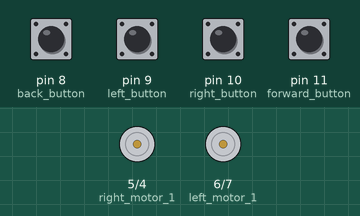
This sketch was run on a simulated Arduino Uno, built with avr-gcc and run on an emulated ATmega328P. Shown: motor-driver pin pairs drawn as motors (green arrow = first pin HIGH = forward, orange = second pin HIGH = backward, longer = more drive). Inputs (shaded band) come from the test bench; at power-on: pin 8 (back_button), pin 9 (left_button), pin 10 (right_button), pin 11 (forward_button) LOW.

Above: at 1.2 s.
1.3 s: pin 9 (left_button) pulled HIGH for 0.15 s
At 1.9 s:
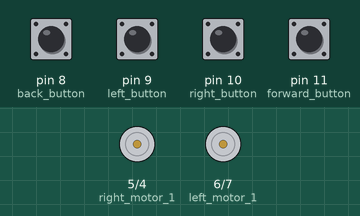
3.0 s: pin 8 (back_button) pulled HIGH for 0.15 s
At 4.3 s:
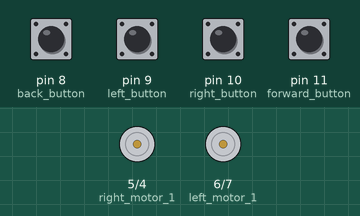
4.7 s: pin 10 (right_button) pulled HIGH for 0.15 s
At 5.6 s:
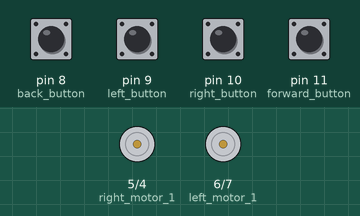
6.4 s: pin 11 (forward_button) pulled HIGH for 0.15 s
At 6.9 s:
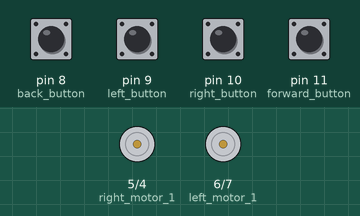
8.1 s: pin 8 (back_button) pulled HIGH for 1 s
At 8.9 s:
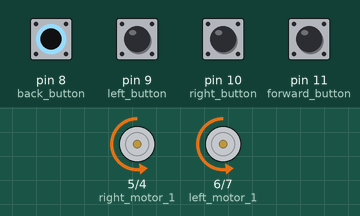
10.6 s: pin 9 (left_button) pulled HIGH for 1 s
At 11.0 s:
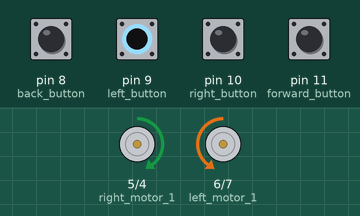
Timing chart, 0 to 13.6 s (numbered marks = the images above; inputs shaded):
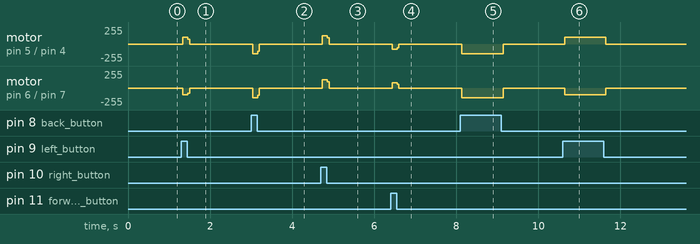

The sketch:

squad-asf_asmaa_mohamed_Arduino_car.ino
```cpp
//Asmaa Mohamed
//motors
int left_motor_1 = 6;
int left_motor_2 = 7;
int right_motor_1 = 5;
int right_motor_2 = 4;

// set push button pins
int back_button = 8; //backwards
int left_button = 9; //backwards
int right_button = 10; //forward
int forward_button = 11; //right

// initialize button states
int back_button_st = 0;
int left_button_st = 0;
int Fwd_button_st = 0;
int right_button_st = 0;
//to stop the car
void stop(){
digitalWrite(left_motor_1, LOW);
  digitalWrite(left_motor_2, LOW);
  digitalWrite(right_motor_1, LOW);
  digitalWrite(right_motor_2, LOW);
}

//Ahmed Nabil
//move forward
void move_forward()
{
  digitalWrite(left_motor_1, HIGH);
  digitalWrite(left_motor_2, LOW);
  digitalWrite(right_motor_1, HIGH);
  digitalWrite(right_motor_2, LOW);

}
//move backward
void move_backward()
{
  digitalWrite(left_motor_1, LOW);
  digitalWrite(left_motor_2, HIGH);
  digitalWrite(right_motor_1, LOW);
  digitalWrite(right_motor_2, HIGH);

}

//move to left
void rotate_left()
{
  digitalWrite(left_motor_1, LOW);
  digitalWrite(left_motor_2, HIGH);
  digitalWrite(right_motor_1, HIGH);
  digitalWrite(right_motor_2, LOW);

}

//move to right
void rotate_right()
{
  digitalWrite(left_motor_1, HIGH);
  digitalWrite(left_motor_2, LOW);
  digitalWrite(right_motor_1, LOW);
  digitalWrite(right_motor_2, HIGH);

}
//Asmaa Mohamed
void setup()
{
  pinMode(left_motor_1, OUTPUT);
  pinMode(left_motor_2, OUTPUT);
  pinMode(right_motor_1, OUTPUT);
  pinMode(right_motor_2, OUTPUT);
  pinMode(back_button,INPUT);
  pinMode(right_button,INPUT);
  pinMode(left_button,INPUT);
  pinMode(forward_button,INPUT);
  Serial.begin(9600);
}
//Ahmed Nabil
void loop()
{
  //back button pushed down (on)
  if (digitalRead(back_button)== HIGH){
    move_backward();
  }
  // right button pushed down (on)
  if (digitalRead(right_button)== HIGH){
    move_forward();
  }
  //left button pushed down (on)
  if (digitalRead(left_button)== HIGH){
    rotate_left();
  }
  // forward button pushed down (on)
  if (digitalRead(forward_button)== HIGH){
    rotate_right();
  }

  stop();

}
```

squad-asf_asmaa_mohamed_c_programming__pyramid.c
```cpp
#include <stdio.h>

int pyramid(int rows)
{
     int i, j;
    char shape[rows+1];


    printf("Enter Number of Rows from 2 to 5 : ");
    scanf("%d", &rows);
      if( (rows<=5) & (rows>=2) )
    for(i=1; i<=rows; i++)
    {
        for(j=i; j<rows; j++)
        {
            printf(" ");
            shape[rows+1+1]=' ';
        }

        for(j=1; j<=(2*i-1); j++)
        {
            printf("*");
            shape[rows+1+1]='*';
        }
        printf("\n");
    }

      else if(rows>=0){
        printf("Please Enter Number From 2 to 5 : ");
        return pyramid(rows);
      }
}

int main()
{
      int rows;
      pyramid( rows);
    return 0;
}
```

squad-asf_asmaa_mohamed_c_programming__pyramid_version2.c
```cpp
#include <stdio.h>

int pyramid(int rows)
{
     int i, j;
    char shape[rows+1];
     while (1)
  {
    printf("Enter Number of Rows from 2 to 5 : ");
    scanf("%d", &rows);
      if( (rows<=5) & (rows>=2) )
    for(i=1; i<=rows; i++)
    {
        for(j=i; j<rows; j++)
        {
            printf(" ");
            shape[rows+1+1]=' ';
        }

        for(j=1; j<=(2*i-1); j++)
        {
            printf("*");
            shape[rows+1+1]='*';
        }
        printf("\n");
    }

      else if(rows<=0)
      {
        printf("Try Again \n");
        return pyramid(rows);
      }
    }
}


int main()
{

      int rows;
      pyramid( rows);
    return 0;
}
```

squad-asf_asmaa_mohamed_c_programming__shapes.c
```cpp
#include <stdio.h>
#include <stdlib.h>
#include <math.h>
//for store shapes'height
struct shapes
{
    int height;
};
//function to draw circle
int circle(int n)
{
    int col,row;
        printf("Enter Number of Diameter from 3 to 5 :  ");
        scanf("%d" , &n);
        printf("==========================================\n");
        if((n<=5) && (n>=3))

        for(row = 1; row <= n;  row++)
        {
            for(col = 1; col <= n; col++)
            {
                if((row == 1 && row != col && col != n) || (row == n && row != col && col != 1) || (col == 1 && row != n && col != row) || (col == n && row != 1 && row != n))
                {
                    printf("* ");
                }
                else
                {
                    printf("  ");
                }
            }
            printf("\n");
          }
        else if(n<=2 || n>5)
        {
           printf("Try Again \n");
           printf("==========================================\n");
           return circle(n);
        }
        printf("==========================================\n");
}
//function to draw pyramid
     int pyramid(int rows)
     {
        int i, j;
        char shape[rows+1];
        printf("Enter Number of Heights from 2 to 5 : ");
        scanf("%d", &rows);
          printf("==========================================\n");
        if( (rows<=5) && (rows>=2) )
        for(i=1; i<=rows; i++)
        {
            for(j=i; j<rows; j++)
            {
                printf(" ");
                shape[rows+1+1]=' ';
            }

            for(j=1; j<=(2*i-1); j++)
            {
                printf("*");
                shape[rows+1+1]='*';
            }
            printf("\n");
        }

        else if(rows<=1 || rows>5)
        {
            printf("Try Again \n");
            return pyramid(rows);
        }
          printf("==========================================\n");
     }
//function to draw square
    int square(int n)
    {
        printf("Enter Number of Heights from 2 to 5 : ");
        scanf("%d",&n);
          printf("==========================================\n");
        if((n<=5) && (n>=2))
        for(int i=0;i<n;i++)
        {
            for(int j=0;j<n;j++)
             {
                 printf("*");
             }
              printf("\n");
        }
        else if(n<2 || n>5)
        {
           printf("Try Again \n");
           printf("==========================================\n");
           return square(n);
        }
          printf("==========================================\n");
    }
//function to draw right triangle
        int rightTriangle(int n)
        {
            printf("Enter Number of Heights from 3 to 5 : ");
            scanf("%d", &n);
            printf("==========================================\n");
            if((n<=5) && (n>=3))

            for(int i=1; i<=n; i++)
            {

                for(int j=1; j<=i; j++)
                {
                    printf("*");
                }
                printf("\n");
            }
            else if(n<2 || n>5)
            {
                printf("Try Again \n");
                printf("==========================================\n");
                return rightTriangle(n);
            }
              printf("==========================================\n");

        }


int main()
{
    while(1){
    struct shapes shape;
    char s;
    printf("1.Draw Circle\n2.Draw Pyramid\n3.Draw Square\n4.Draw Right Triangle\n5.Exit\n");
    printf("Enter The Number Of The Shape You Want : ");
    scanf("%c",&s);


    switch (s)
    {
        case '1':
        circle(shape.height);
        break;
    case '2':
        pyramid(shape.height);
        break;
    case '3':
        square(shape.height);
        break;
    case '4':
        rightTriangle(shape.height);
        break;
    case '5':
        exit(0);
        break;
    default:
        printf("Invaild Error\n");
        break;
    }
    }
}
```

squad-asf_asmaa_mohamed_c_programming_GuessingGame.c
```cpp
#include <stdio.h>
#include<stdlib.h>

int main()
{
    int secretNumber = 5;
    int guess;
    int guessCount = 0;
    int guessLimit = 3;
    int outofGuesses = 0;
    while( guess != secretNumber && outofGuesses == 0)
    {
        if(guessCount < guessLimit)
        {
            printf("Enter a number : ");
            scanf("%d", &guess);
            guessCount++;
        }
        else
        {
            outofGuesses =1;
        }
    }
        if(outofGuesses == 1)
        {
            printf("Out of Gusses");
        }
        else
        {
            printf("You Win!");

        }
    }
```

squad-asf_asmaa_mohamed_c_programming_basic_calculator.c
```cpp
#include<stdio.h>
#include<stdlib.h>

int main()
{
    double num1;
    double num2;
    printf("Enter Your First Number: ");
    scanf("%lf", &num1);
    printf("Enter Your Second Number: ");
    scanf("%lf", &num2);
    printf("Answer: %f ", num1 + num2);
    return 0;

}
```

squad-asf_asmaa_mohamed_c_programming_better_calculator.c
```cpp
#include<stdio.h>
#include<stdlib.h>

int main()
{
    double num1;
    double num2;
    char op;
    printf("Enter Your First Number: ");
    scanf("%lf", &num1);
     printf("Enter Operator: ");
    scanf(" %c", &op);
    printf("Enter Your Second Number: ");
    scanf("%lf", &num2);
    if(op =='+')
    {
         printf("%f" , num1 + num2);
    }
    else if(op =='-')
    {
         printf("%f" , num1 - num2);
    }
    else if(op =='/')
    {
         printf("%f" , num1 / num2);
    }
    else if(op =='*')
    {
         printf("%f" , num1 * num2);
    }
    else{
        printf("Invalid Operator");
    }
    return 0;
}
```

squad-asf_asmaa_mohamed_c_programming_mad_libs.c
```cpp
#include<stdio.h>
#include<stdlib.h>
int main()
    {
      char color[20];
      char pluralNoun[20];
      char celebrityf[20];
      char celebrityl[20];

      printf("Enter a Color: ");
      scanf("%s", color);
      printf("Enter a Plural Noun: ");
      scanf("%s", pluralNoun);
      printf("Enter a Celebrity : ");
      scanf("%s %s", celebrityf ,celebrityl);
      printf("Rose are %s\n", color);
      printf("%s are blue \n",pluralNoun);
      printf("I Love %s %s\n", celebrityf ,celebrityl);
      return 0;

    }
```

squad-asf_asmaa_mohamed_c_programming_sum_average.c
```cpp
#include<stdio.h>
#include<stdlib.h>

int main()
{
    double num1;
    double num2;
    double num3;
    double sum;
    printf("Enter Your First Number: ");
    scanf("%lf", &num1);
    printf("Enter Your Second Number: ");
    scanf("%lf", &num2);
     printf("Enter Your Third Number: ");
    scanf("%lf", &num3);
    sum = num1 + num2 + num3;
    printf("The Result of Summation is : %f\n", sum);
    printf("The Average is : %f",sum/3);
    return 0;

}
```

Measured:
- after the input at 1.3 s, motor on pin 5 (right_motor_1) / pin 4 (right_motor_2): stopped → forward 100/255 at once, → stopped 0.12 s later; motor on pin 6 (left_motor_1) / pin 7 (left_motor_2): stopped → backward 100/255 at once, → stopped 0.12 s later
- after the input at 3.0 s, motor on pin 5 (right_motor_1) / pin 4 (right_motor_2), motor on pin 6 (left_motor_1) / pin 7 (left_motor_2): stopped → backward 145/255 at once, → stopped 0.12 s later
- after the input at 4.7 s, motor on pin 5 (right_motor_1) / pin 4 (right_motor_2), motor on pin 6 (left_motor_1) / pin 7 (left_motor_2): stopped → forward 123/255 at once, → stopped 0.12 s later
- after the input at 6.4 s, motor on pin 5 (right_motor_1) / pin 4 (right_motor_2): stopped → backward 78/255 at once, → stopped 0.12 s later; motor on pin 6 (left_motor_1) / pin 7 (left_motor_2): stopped → forward 78/255 at once, → stopped 0.12 s later
- after the input at 8.1 s, motor on pin 5 (right_motor_1) / pin 4 (right_motor_2), motor on pin 6 (left_motor_1) / pin 7 (left_motor_2): stopped → backward 145/255 at once, → stopped 1.0 s later
- after the input at 10.6 s, motor on pin 5 (right_motor_1) / pin 4 (right_motor_2): stopped → forward 100/255 at once, → stopped 1.0 s later; motor on pin 6 (left_motor_1) / pin 7 (left_motor_2): stopped → backward 100/255 at once, → stopped 1.0 s later
